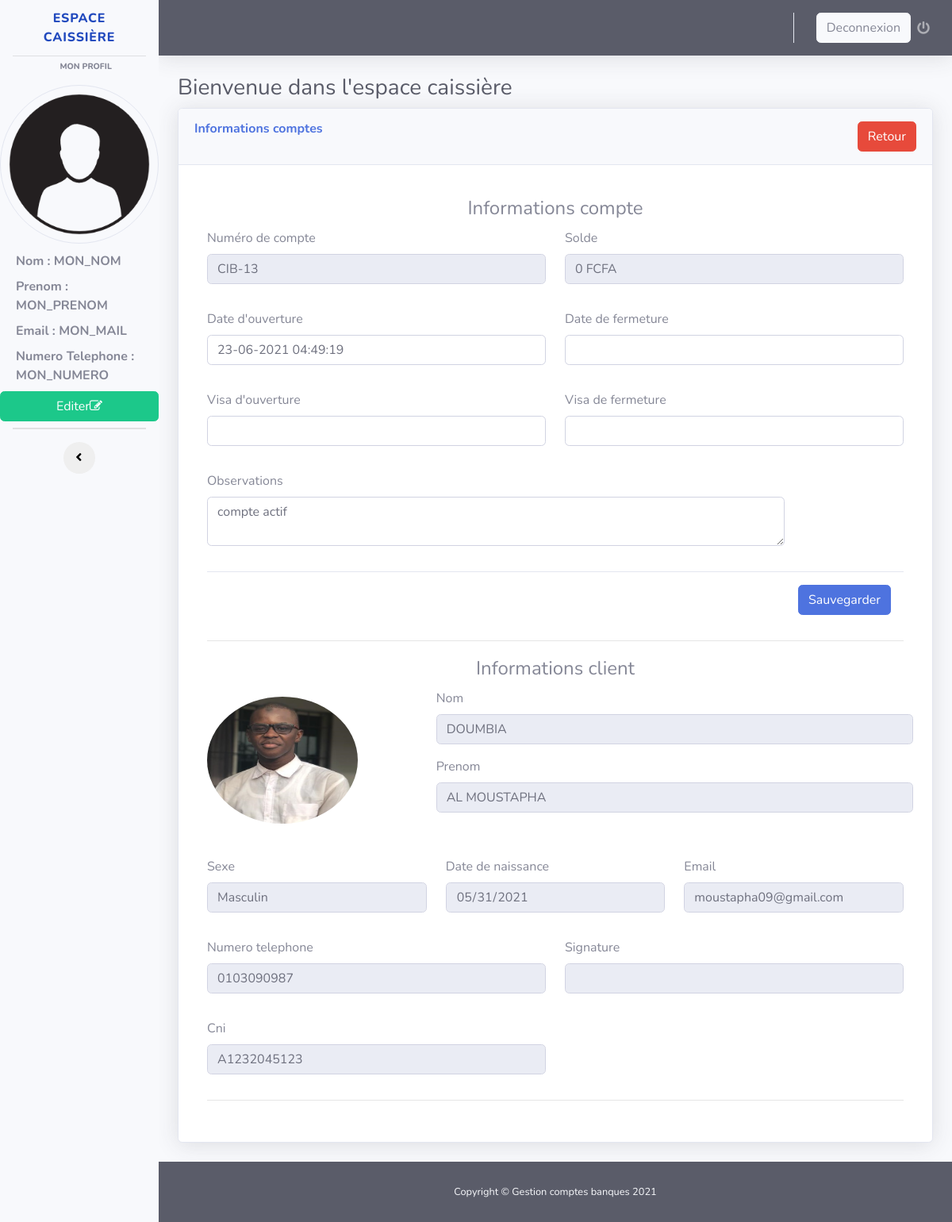
Screenshot of /editer_compte.php?Id_cpte=3 with the database file from the repository.
### tables this page shows
CREATE TABLE `compte` (
  `idcompte` int(11) NOT NULL,
  `numerocpte` varchar(255) NOT NULL,
  `visaouverture` varchar(255) DEFAULT NULL,
  `dateouverture` varchar(255) NOT NULL,
  `datefermeture` varchar(255) DEFAULT NULL,
  `visafermeture` varchar(255) DEFAULT NULL,
  `obscpte` varchar(255) NOT NULL,
  `soldecpte` double NOT NULL DEFAULT 0,
  `idclient` int(11) NOT NULL,
  `archive` int(1) NOT NULL DEFAULT 0
);

CREATE TABLE `client` (
  `idclient` int(11) NOT NULL,
  `cni` varchar(255) DEFAULT NULL,
  `nomclient` varchar(255) NOT NULL,
  `prenomclient` varchar(255) NOT NULL,
  `datenaissance` date NOT NULL,
  `profession` varchar(255) NOT NULL,
  `telephone` varchar(255) NOT NULL,
  `email` varchar(255) DEFAULT NULL,
  `lienphoto` varchar(255) DEFAULT NULL,
  `liensignature` varchar(255) DEFAULT NULL,
  `archive` int(1) NOT NULL DEFAULT 0,
  `idsexe` int(1) NOT NULL DEFAULT 1
);

CREATE TABLE `sexe` (
  `idsexe` int(11) NOT NULL,
  `libsexe` varchar(255) NOT NULL
);

### editer_compte.php (the view, shortened to what this page needs)
<?php
$bd = bd();
$id = htmlspecialchars(htmlentities($_GET['Id_cpte']));
?>
<!DOCTYPE html>
<html lang="en">
<head>
  <link href="vendor/fontawesome-free/css/all.min.css" rel="stylesheet" type="text/css">
  <link rel="stylesheet" href="//maxcdn.bootstrapcdn.com/font-awesome/4.7.0/css/font-awesome.min.css" />
  <link href="css/sb-admin-2.min.css" rel="stylesheet">
  <link href="vendor/datatables/dataTables.bootstrap4.min.css" rel="stylesheet">
</head>
<body id="page-top">
<div id="wrapper" class="bg-dark">
    <ul class="navbar-nav bg-light sidebar sidebar-white accordion" id="accordionSidebar">
      <a class="sidebar-brand d-flex align-items-center justify-content-center" href="#">
        <div class="sidebar-brand-icon rotate-n-15">
        </div>
        <div class="sidebar-brand-text mx-3">ESPACE CAISSIÈRE</div>
      </a>
      <hr class="sidebar-divider my-0">
      <div class="sidebar-heading" style="margin:5px auto;">
        Mon profil
      </div>
      <img src="image/user.png" class="rounded-circle border" alt="image" style="height: 200px; width:200px; margin:10px auto;"/>
      <label style="margin-left: 20px; font-weight:bold;">
          Nom :<?php echo ' MON_NOM'; ?>
      </label>
      <label style="margin-left: 20px; font-weight:bold">
          Prenom :<?php echo ' MON_PRENOM'; ?>
      </label>
      <label style="margin-left: 20px; font-weight:bold">
          Email :<?php echo ' MON_MAIL'; ?>
      </label>
      <label style="margin-left: 20px; font-weight:bold">
          Numero Telephone :<br> <?php echo ' MON_NUMERO'; ?>
      </label>
      <label class="btn btn-success" data-toggle="modal" data-target="#motdepass">
      Editer<span class="fa fa-edit">
      </label>
      <hr class="sidebar-divider my-0">
      <hr class="sidebar-divider">
      <div class="text-center d-none d-md-inline">
        <button class="rounded-circle border-0" id="sidebarToggle"></button>
      </div>
    </ul>
    <div id="content-wrapper" class="d-flex flex-column">
      <div id="content">
        <nav class="navbar navbar-expand navbar-dark bg-dark text-light topbar mb-4 static-top shadow">
          <ul class="navbar-nav ml-auto">
            <li class="nav-item dropdown no-arrow">
              <a class="nav-link dropdown-toggle" href="#" id="userDropdown" role="button" data-toggle="dropdown" aria-haspopup="true" aria-expanded="false">
                <span class="mr-2 d-none d-lg-inline text-gray-600 small btn btn-light">Deconnexion</span>
                <i class="fas fa-power-off"></i>
              </a>
            </li>
          </ul>
        </nav>
        <div class="container-fluid">
          <h1 class="h3 mb-2 text-gray-800">Bienvenue dans l'espace caissière </h1>
          <div class="card shadow mb-4">
            <div class="card-header py-3">
              <h6 class="m-0 font-weight-bold text-primary">Informations comptes <a href="espace_caissiere_liste_comptes.php" class="btn btn-danger text-white" style="float:right;">Retour </a></h6>
            </div>
            <div class="card-body">
              <div class="table-responsive">
              <form method="POST" action="">
                <div class="modal-body">
                <?php
                    $requete = $bd->prepare("SELECT * FROM compte LEFT JOIN client ON client.idclient = compte.idclient LEFT JOIN sexe ON sexe.idsexe = client.idsexe WHERE idcompte = ? ");
                    $donne = $requete->execute(array($id));
                    while($donnes = $requete->fetch() ){
                ?>
                    <center><legend>Informations compte</legend></center>
                    <div class="form-group row">
                      <div class="form-group col-6">
                        <label>Numéro de compte</label>
                        <input readonly type="text" class="form-control"  value="<?php echo $donnes['numerocpte'].''.$donnes['idcompte']; ?>" >
                      </div>
                      <div class="form-group col-6">
                        <label>Solde</label>
                        <input readonly type="text" class="form-control"  value="<?php echo $donnes['soldecpte'].' FCFA'; ?>" >
                      </div>
                    </div>
                    <div class="form-group row">
                      <div class="form-group col-6">
                        <label>Date d'ouverture</label>
                        <input type="datetime" class="form-control" name="dateouverture" value="<?php echo $donnes['dateouverture']; ?>" >
                      </div>
                      <div class="form-group col-6">
                        <label>Date de fermeture</label>
                        <input type="datetime" class="form-control" name="datefermeture" value="<?php echo $donnes['datefermeture']; ?>" >
                      </div>
                    </div>
                    <div class="form-group row">
                      <div class="form-group col-6">
                        <label>Visa d'ouverture</label>
                        <input type="text" class="form-control" name="visaouverture" value="<?php echo $donnes['visaouverture']; ?>" >
                      </div>
                      <div class="form-group col-6">
                        <label>Visa de fermeture</label>
                        <input type="text" class="form-control" name="visafermeture" value="<?php echo $donnes['visafermeture']; ?>" >
                      </div>
                    </div>
                    <div class="form-group row">
                      <div class="form-group col-10">
                        <label>Observations</label>
                        <textarea class="form-control" id="exampleFormControlTextarea1" rows="2" name="obscpte" placeholder="Observations sur le compte ..."><?php echo $donnes['obscpte']; ?></textarea>
                      </div>
                    </div>
                    <div class="modal-footer">
                      <button type="submit" class="btn btn-primary" name="sauvegarde">Sauvegarder</button>
                    </div>
                    <hr>
                    <center><legend>Informations client</legend></center>
                    <div class="form-group row">
                      <div class="form-group col-4">
                        <img src="image/<?php echo $donnes['lienphoto']; ?>" class="rounded-circle" alt="Cinque Terre" style="width:190px;height: 160px;margin:10px auto;">
                      </div>
                      <div class="form-group col-8">
                        <div class="form-group row">
                            <label>Nom</label>
                            <input readonly type="text" class="form-control"  value="<?php echo $donnes['nomclient']; ?>" >
                        </div>
                        <div class="form-group row">
                            <label>Prenom</label>
                            <input readonly type="text" class="form-control"  value="<?php echo $donnes['prenomclient']; ?>" >
                        </div>
                      </div>
                    </div>
                    <div class="form-group row">
                      <div class="form-group col-4">
                        <label>Sexe</label>
                        <input readonly type="text" class="form-control" value="<?php echo $donnes['libsexe']; ?>" >
                      </div>
                      <div class="form-group col-4">
                        <label>Date de naissance</label>
                        <input readonly type="date" class="form-control"  value="<?php echo $donnes['datenaissance']; ?>" >
                      </div>
                      <div class="form-group col-4">
                        <label>Email</label>
                        <input readonly type="email" class="form-control"  value="<?php echo $donnes['email']; ?>" >
                      </div>
                    </div>
                    <div class="form-group row">
                      <div class="form-group col-6">
                        <label>Numero telephone</label>
                        <input readonly type="text" class="form-control"  value="<?php echo $donnes['telephone']; ?>" >
                      </div>
                      <div class="form-group col-6">
                        <label>Signature</label>
                        <input readonly type="text" class="form-control" value="<?php echo $donnes['liensignature']; ?>" >
                      </div>
                    </div>
                    <div class="form-group row">
                      <div class="form-group col-6">
                        <label>Cni</label>
                        <input readonly type="text" class="form-control"  value="<?php echo $donnes['cni']; ?>" >
                      </div>
                    </div>
                    <hr>
                    <?php
                    }
                    ?>
                </form>
              </div>
            </div>
          </div>
        </div>
      </div>
      <footer class="sticky-footer bg-dark text-light">
        <div class="container my-auto">
          <div class="copyright text-center my-auto">
            <span>Copyright &copy; Gestion comptes banques 2021</span>
          </div>
        </div>
      </footer>
    </div>
  </div>
</body>
</html>

### rows the page displays
compte: numerocpte+idcompte "CIB-13", soldecpte "0 FCFA", dateouverture "23-06-2021 04:49:19", obscpte "compte actif", idclient.lienphoto (picture), idclient.nomclient "DOUMBIA", idclient.prenomclient "AL MOUSTAPHA", libsexe "Masculin", idclient.datenaissance "05/31/2021", idclient.email "moustapha09@gmail.com", idclient.telephone "0103090987", idclient.cni "A1232045123"
